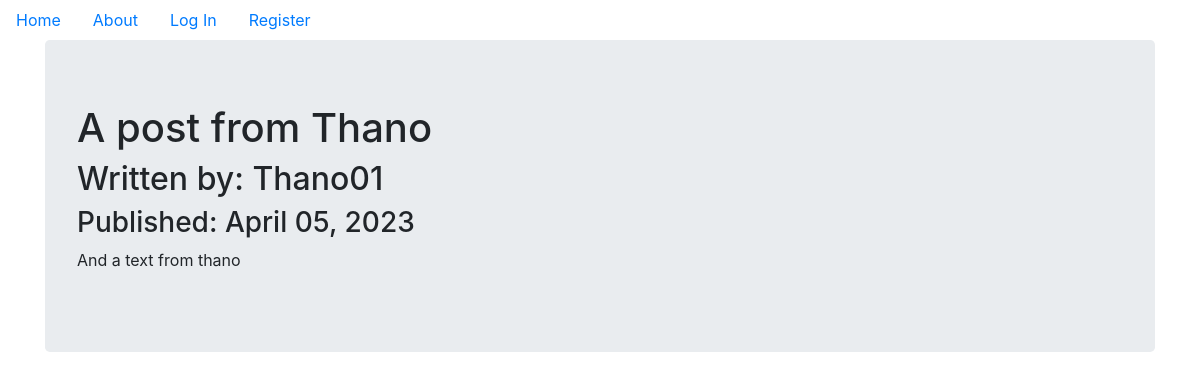
/4, run on the app's committed database.
### companyblog/models.py (models this page shows, shortened)
class BlogPost(db.Model):
    users = db.relationship(User)
    id = db.Column(db.Integer, primary_key=True)
    user_id = db.Column(db.Integer, db.ForeignKey('users.id'), nullable=False)
    date = db.Column(db.DateTime, nullable=False, default=datetime.utcnow)
    title = db.Column(db.String(140), nullable=False)
    text = db.Column(db.Text, nullable=False)

class User(db.Model, UserMixin):
    __tablename__ = 'users'
    id = db.Column(db.Integer, primary_key=True)
    profile_image = db.Column(db.String(64), nullable=False, default='default_profile.png')
    email = db.Column(db.String(64), unique=True, index=True)
    username = db.Column(db.String(64), unique=True, index=True)
    password_hash = db.Column(db.String(128))
    posts = db.relationship('BlogPost', backref='author', lazy=True)

### companyblog/users/views.py (the view)
@users.route('/<username>')
def user_posts(username):
    page = request.args.get('page', 1, type=int)
    user = User.query.filter_by(username=username).first_or_404()
    blog_posts = BlogPost.query.filter_by(author=user).order_by(BlogPost.date.desc()).paginate(page=page, per_page=5)
    return render_template('user_blog_post.html', blog_posts=blog_posts, user=user)

### companyblog/blog_posts/views.py (called while the page is built)
@blog_posts.route('/<int:blog_post_id>')  # 'int:' : we can treat it as an integer
def blog_post(blog_post_id):
    blog_post = BlogPost.query.get_or_404(blog_post_id)
    return render_template('blog_post.html', title=blog_post.title,
                           date=blog_post.date, post=blog_post)

### companyblog/templates/blog_post.html (shortened to what this page needs)
{% extends "base.html" %}
{% block content %}
    <div class="jumbotron">
        <h1>{{post.title}}</h1>
        <h2>Written by: {{post.author.username}}</h2>
        <h3>Published: {{post.date.strftime('%B %d, %Y')}}</h3>
        <p>{{post.text}}</p>
    </div>
{% endblock %}

### data on the page
BlogPost: title "A post from Thano", date "April 05, 2023", text "And a text from thano"
User: author.username "Thano01"
